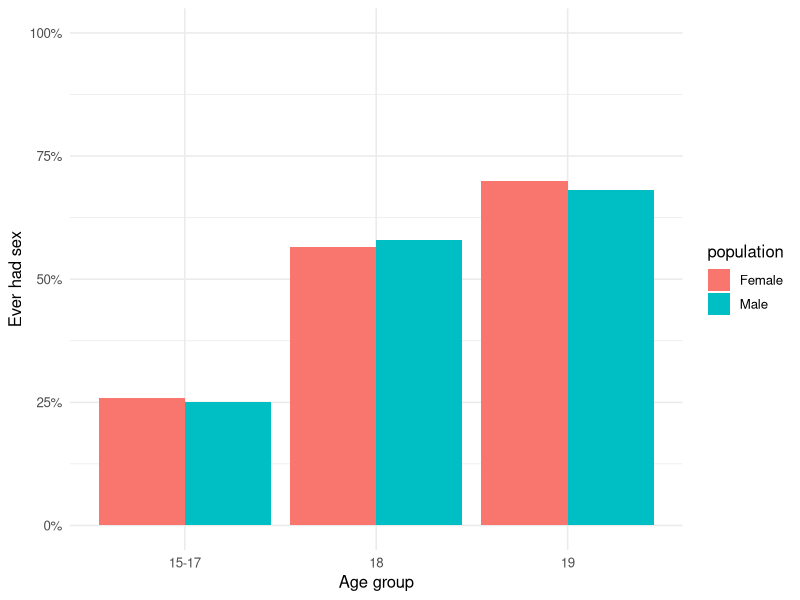

Recreate this plot in R.
library(tidyverse)

eversex_props <- tribble(
  ~population,    ~`15-17`, ~`18`, ~`19`,
  "Female", 0.258,   0.566, 0.699,
  "Male",   0.250,   0.579, 0.681
)

# Reshape to long format for plotting
eversex_long <- eversex_props |>
  pivot_longer(
    cols = c(`15-17`, `18`, `19`),
    names_to = "age_group",
    values_to = "prop"
  )


ggplot(eversex_long, aes(x = age_group, y = prop, fill = population, group = population)) +
  geom_col(position = "dodge") +
  scale_y_continuous(labels = scales::percent_format(), limits = c(0,1)) +
  labs(
    x = "Age group",
    y = "Ever had sex" ) +
  theme_minimal(base_size = 12)
